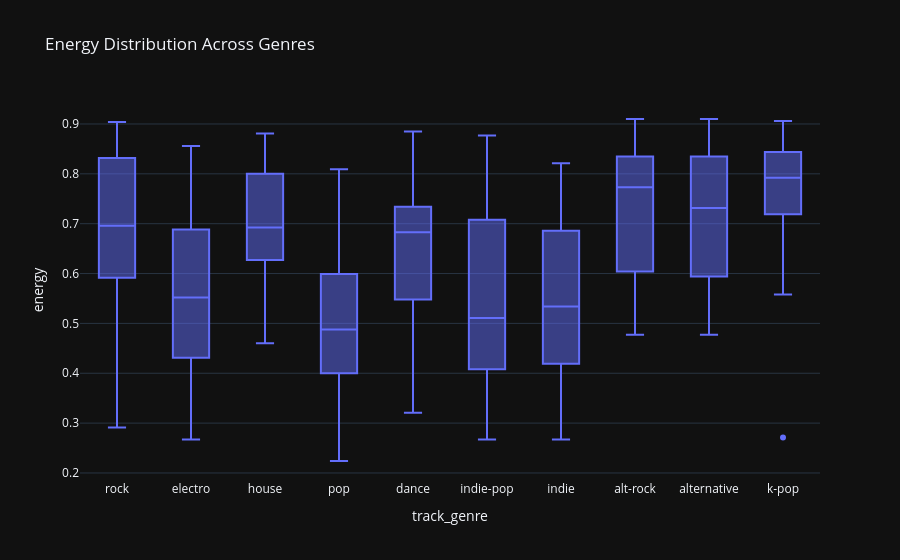

The notebook cell saved with this chart:
### Code cell
fig = px.box(
    genre_df,
    x="track_genre",
    y=feature,
    title=f"{feature.capitalize()} Distribution Across Genres",
    template="plotly_dark"
)

fig.show()

### Figure 1 — Plotly figure (JSON) as saved in the notebook; plotly's stock layout.template omitted (floating-point values rounded to 4 significant figures; data arrays with more than 128 entries replaced by an {"elided": "..."} marker saying what was removed)
{"data": [{"alignmentgroup": "True", "hovertemplate": "track_genre=%{x}<br>energy=%{y}<extra></extra>", "legendgroup": "", "marker": {"color": "#636efa"}, "name": "", "notched": false, "offsetgroup": "", "orientation": "v", "showlegend": false, "type": "box", "x": {"elided": "271 str values"}, "x0": " ", "xaxis": "x", "y": {"elided": "271 float values"}, "y0": " ", "yaxis": "y"}], "layout": {"boxmode": "group", "legend": {"tracegroupgap": 0}, "title": {"text": "Energy Distribution Across Genres"}, "xaxis": {"anchor": "y", "domain": [0, 1], "title": {"text": "track_genre"}}, "yaxis": {"anchor": "x", "domain": [0, 1], "title": {"text": "energy"}}}}
